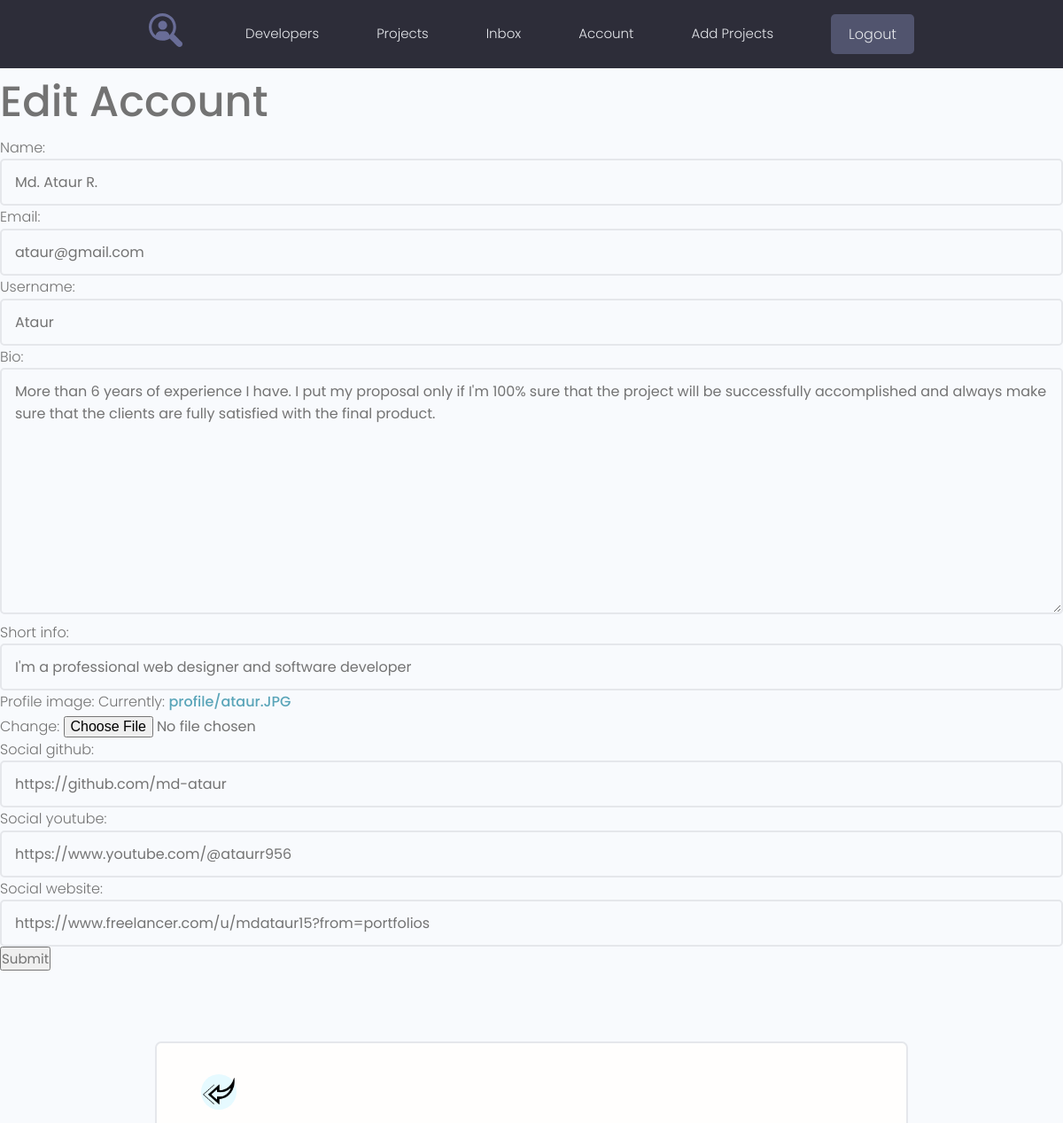
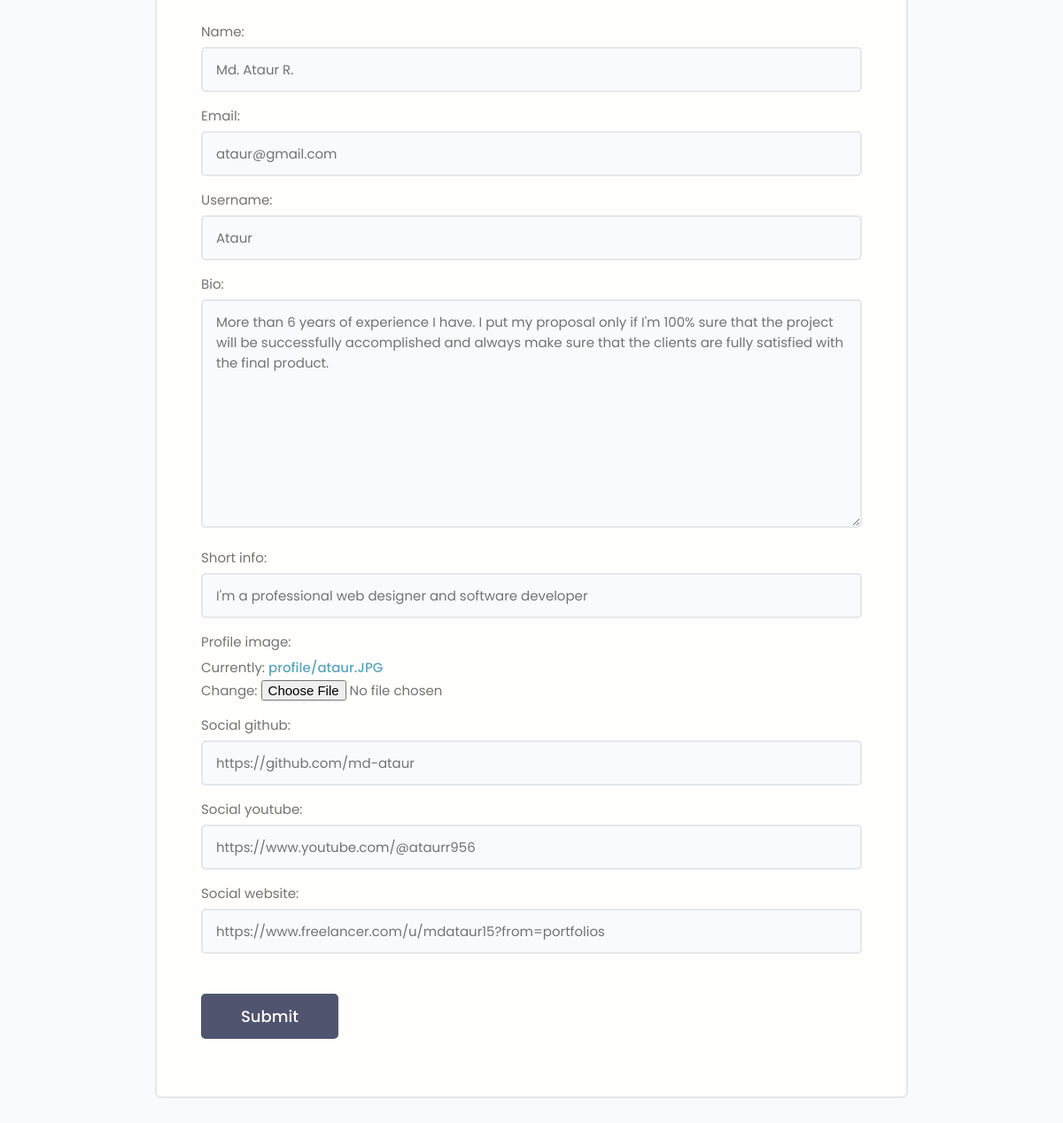
The app's page /edit-account/ (signed in) with its own data (2 pictures, top to bottom).
### users/models.py (models this page shows, shortened)
class Profile(models.Model):
    user = models.OneToOneField(User, on_delete=models.CASCADE, blank=True, null=True)
    name = models.CharField(max_length=200, blank=True, null=True)
    email = models.EmailField(max_length=200, blank=True, null=True)
    username = models.CharField(max_length=200, blank=True, null=True)
    short_info = models.CharField(max_length=200, blank=True, null=True)
    bio = models.TextField(blank=True, null=True)
    profile_image = models.ImageField(upload_to="profile/", default='profiles/user-default.png')
    social_github = models.CharField(max_length=200, blank=True, null=True)
    social_youtube = models.CharField(max_length=200, blank=True, null=True)
    social_website = models.CharField(max_length=200, blank=True, null=True)
    created = models.DateTimeField(auto_now_add=True)

### users/views.py (the view)
# urls.py: path('edit-account/', views.edit_account, name='edit-account'),
@login_required(login_url='login')
def edit_account(request):
    profile = request.user.profile
    form = ProfileForm(instance=profile)
    if request.method == 'POST':
        form = ProfileForm(request.POST, request.FILES, instance=profile)
        if form.is_valid():
            form.save()
            return redirect('account')
    context = {'form': form}
    return render(request, 'users/profile_form.html', context)

### users/forms.py
class ProfileForm(ModelForm):
    class Meta:
        model = Profile
        fields = ['name', 'email', 'username', 'bio', 'short_info', 'profile_image', 'social_github', 'social_youtube',
                  'social_website']
    def __init__(self, *args, **kwargs):
        super().__init__(*args, **kwargs)
        for name, field in self.fields.items():
            field.widget.attrs.update({'class': 'input'})

### users/templates/users/profile_form.html (shortened to what this page needs)
{% extends 'projects/base.html' %}
{% load static %}
{% block content %}
<h1>Edit Account</h1>
<form action="{% url 'edit-account' %}" method="post" enctype="multipart/form-data">
    {{ form.as_p }}
    <input type="submit" value="Submit">
</form>
<main class="formPage my-xl">
        <div class="content-box">
            <div class="formWrapper">
                <a class="backButton" href="{% url 'account' %}"><img src="{% static 'images/left.png' %}" alt="left"></a>
                <br>
                <form action="{% url 'edit-account' %}" class="form" method="POST" enctype="multipart/form-data">
                    {% for field in form %}
                    <div class="form__field">
                        <label for="formInput#text">{{ field.label }}: </label>
                        {{ field }}
                    </div>
                    {% endfor %}
                    <input class="btn btn--sub btn--lg  my-md" type="submit" value="Submit" />
                </form>
            </div>
        </div>
</main>
{% endblock %}

### projects/static/styles/app.css (style rules this page uses)
:root { --color-sub: #2d2d39; }
.btn--sub { background-color: var(--color-sub-light); }
img { width: 100%; }
.content-box { width: 95%; max-width: 85rem; margin: 0 auto; }
.backButton { background: var(--color-main-light); color: var(--color-main); width: 4rem; height: 4rem; display: flex; align-items: center; justify-content: center; border-radius: 50%; }
.formPage .formWrapper { list-style: none; background: var(--color-white); padding: 3.5rem 5rem; border: 2px solid var(--color-light); border-radius: 0.7rem; }

### projects/static/uikit/styles/modules/_variables.css (style rules this page uses)
:root { --color-main: #5aa5b9; --color-main-light: #e6faff; --color-sub: #3f4156; --color-sub-light: #51546e; --color-sub-lighter: #ededfd; --color-text: #737373; --color-gray: #8b8b8b; --color-light: #e5e7eb; --color-light-gray: #767676; --color-bg: #f8fafd; --color-white: #fffefd; --color-white-light: #f3f3f3; --color-success: #359e64; --color-success-bg: #def8e8; --color-error: #fc4b0b; --color-error-bg: #fff2ee; --font-base: 'Poppins', arial, helvetica, 'Segoe UI', roboto, ubuntu, sans-serif; --font-monospace: 'Fira Code', 'Courier New', courier, monospace; --font-regular: 300; --font-medium: 500; --font-bold: 700; --generic-shadow: 1px 1px 5px #00000010; --generic-transition: all 0.3s ease-in-out; }

### projects/static/uikit/styles/modules/_base.css (style rules this page uses)
* { margin: 0; padding: 0; box-sizing: border-box; text-rendering: optimizeLegibility; color: inherit; font-size: inherit; }
html { font-size: 50%; }
@media only screen and (min-width: 480px) { html { font-size: 56.25%; } }
@media only screen and (min-width: 1200px) { html { font-size: 62.5%; } }
body { line-height: 1.6; font-weight: 400; font-size: 1.5rem; color: var(--color-text); background-color: var(--color-bg); min-height: 100vh; }

### projects/static/uikit/styles/modules/_typography.css (style rules this page uses)
* { font-family: var(--font-base); }
h1 { font-size: 4.8rem; font-weight: var(--font-medium); }
p, span, strong { font-size: 1.6rem; color: var(--color-text); font-weight: var(--font-regular); }
a { padding-bottom: 2px; text-decoration: none; display: inline-block; color: var(--color-main); font-weight: var(--font-medium); }

### projects/static/uikit/styles/modules/_utilities.css (style rules this page uses)
.my-md { margin: 3rem auto; }
.my-xl { margin: 8rem auto; }

### projects/static/uikit/styles/modules/_button.css (style rules this page uses)
.btn { display: inline-block; position: relative; cursor: pointer; background-color: var(--color-light); font-weight: var(--font-medium); color: var(--color-sub); text-decoration: none; padding: 1rem 2rem; border-radius: 0.5rem; border: none; width: -webkit-fit-content; width: -moz-fit-content; width: fit-content; height: -webkit-fit-content; height: -moz-fit-content; height: fit-content; font-size: 1.6rem; outline-width: 0; outline-color: transparent; -webkit-backface-visibility: hidden; backface-visibility: hidden; transition: all 0.3s ease-in-out; }
.btn--sub { background-color: var(--color-sub); color: var(--color-white); }
.btn--lg { font-size: 1.8rem; padding: 1.2rem 4.5rem; }

### projects/static/uikit/styles/modules/_form.css (style rules this page uses)
.form { display: block; }
.form__field { margin-top: 1.5rem; margin-bottom: 1.5rem; }
.form__label, .form__field > label { display: block; margin-bottom: 0.5rem; color: var(--color-text); }
input.input[type='text'], input.input[type='email'], input.input[type='password'], input.input[type='number'], textarea.input { min-width: 24rem; width: 100%; padding: 1.2rem 1.5rem; border-radius: 0.5rem; border: 2px solid var(--color-light); transition: all 0.3s ease-in-out; background-color: var(--color-bg); }

### records on screen
Profile: name "Md. Ataur R.", email "ataur@gmail.com", username "Ataur", bio "More than 6 years of experience I have. I put my proposal only if I'm 100% sure that the project will be successfully accomplished and always make sure that the clients are fully satisfied with the final product.", short_info "I'm a professional web designer and software developer", social_github "https://github.com/md-ataur", social_youtube "https://www.youtube.com/@ataurr956", social_website "https://www.freelancer.com/u/mdataur15?from=portfolios", form "Md. Ataur R." "ataur@gmail.com" "Ataur" "More than 6 years of experience I have. I put my proposal only if I'm 100% sure that the project will be successfully accomplished and always make sure that the clients are fully satisfied with the final product." "I'm a professional web designer and software developer" "https://github.com/md-ataur" "https://www.youtube.com/@ataurr956" "https://www.freelancer.com/u/mdataur15?from=portfolios"

### other values on screen
{{ field.label }} "Name" "Email" "Username" "Bio" "Short info" "Profile image" "Social github" "Social youtube" "Social website"
